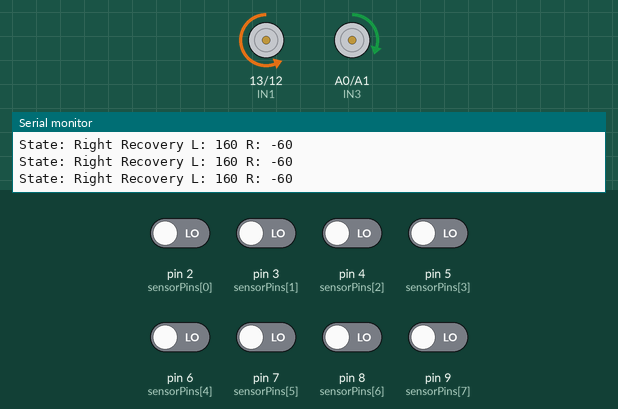
This sketch was run on a simulated Arduino Uno, built with avr-gcc and run on an emulated ATmega328P. Parts: motor-driver pin pairs drawn as motors (green arrow = first pin HIGH = forward, orange = second pin HIGH = backward, longer = more drive, scaled by the enable pin), the last lines printed to the serial monitor. The test bench sets the inputs (shaded band); at power-on: pin 2 (sensorPins[0]), pin 3 (sensorPins[1]), pin 4 (sensorPins[2]), pin 5 (sensorPins[3]), pin 6 (sensorPins[4]), pin 7 (sensorPins[5]), pin 8 (sensorPins[6]), pin 9 (sensorPins[7]) LOW.

Above: at 2.96 s.
3.3 s: pin 2 (sensorPins[0]) driven HIGH
4.8 s: pin 2 (sensorPins[0]) driven LOW
At 5.23 s:
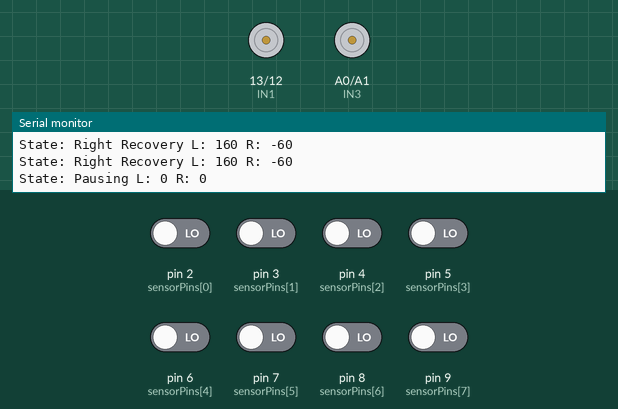
7.8 s: pin 4 (sensorPins[2]) driven HIGH
9.3 s: pin 7 (sensorPins[5]) driven HIGH
At 10.4 s:
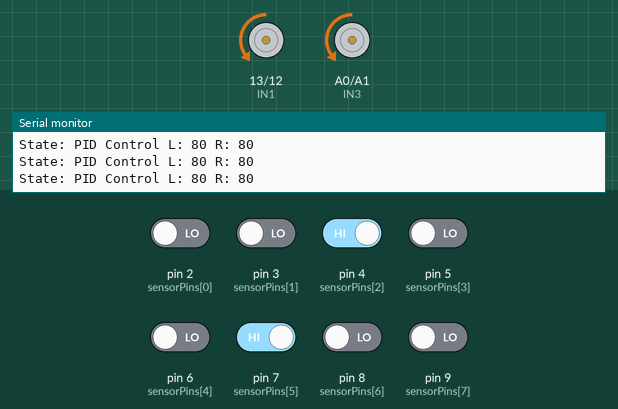
11.0 s: pin 9 (sensorPins[7]) driven HIGH
At 12.2 s:
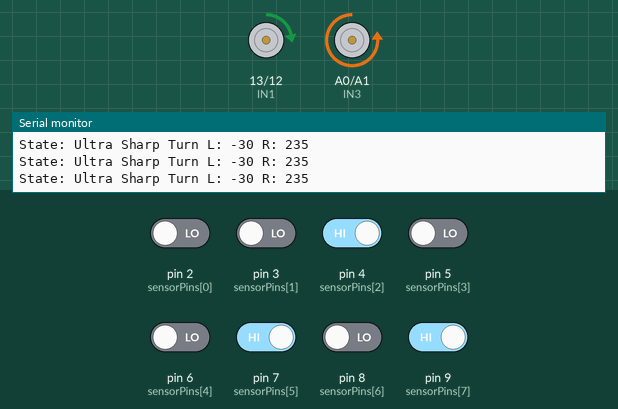
12.5 s: pin 9 (sensorPins[7]) driven LOW
At 12.58 s:
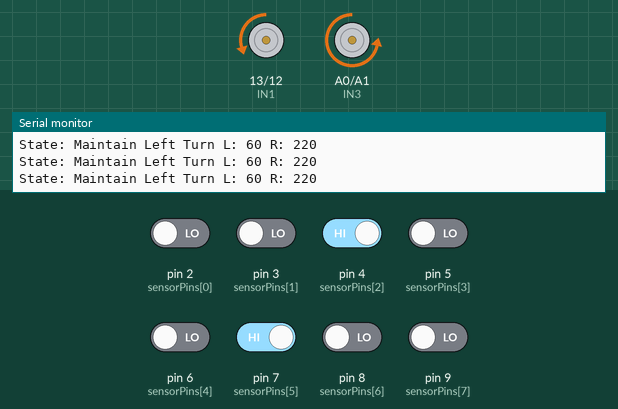
Timing chart, 0 to 15.1 s (numbered marks = the images above; inputs shaded):
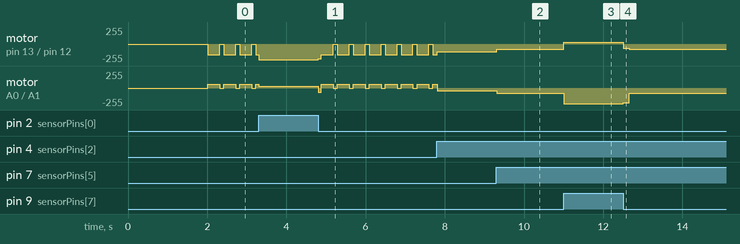

Measured:
- after the input at 4.8 s, motor on pin 13 (IN1) / pin 12 (IN2): backward 235/255 → backward 220/255 at once, then repeats every 0.40 s: backward 160/255 0.30 s, stopped 0.10 s; motor on A0 (IN3) / A1 (IN4): forward 30/255 → backward 60/255 at once, then repeats every 0.40 s: forward 60/255 0.30 s, stopped 0.10 s
- after the input at 9.3 s, motor on pin 13 (IN1) / pin 12 (IN2): backward 117/255 → backward 80/255 at once; motor on A0 (IN3) / A1 (IN4): backward 42/255 → backward 79/255 at once, → backward 80/255 0.24 s later
- after the input at 11.0 s, motor on pin 13 (IN1) / pin 12 (IN2): backward 80/255 → forward 30/255 at once; motor on A0 (IN3) / A1 (IN4): backward 80/255 → backward 235/255 at once
- after the input at 12.5 s, motor on pin 13 (IN1) / pin 12 (IN2): forward 30/255 → backward 60/255 at once, → backward 80/255 0.15 s later; motor on A0 (IN3) / A1 (IN4): backward 235/255 → backward 220/255 at once, → backward 80/255 0.15 s later

The sketch:

sBotDominators.ino
```cpp
// Pin definitions for IR sensors
const int NUM_SENSORS = 8;
const int sensorPins[NUM_SENSORS] = {2, 3, 4, 5, 6, 7, 8, 9}; // D2-D9

// Pin definitions for motor driver
const int ENA = 11;
const int ENB = 10;
const int IN1 = 13;
const int IN2 = 12;
const int IN3 = A0;
const int IN4 = A1;

// Robot performance profile - Critical settings for overall behavior
#define PROCESSING_FREQUENCY 200  // Hz (200 = 5ms cycle time)
#define PREDICTIVE_TURNING true   // Enable/disable turn prediction
#define ENABLE_HYSTERESIS true    // Enable/disable turn hysteresis

// PID Constants
float KP = 0.85;  // Proportional gain
float KI = 0.02;  // Integral gain for eliminating steady-state error
float KD = 0.5;   // Derivative gain for anticipating turns

// Dynamic weight array for weighted average calculations - outer sensors have higher weights
int SENSOR_WEIGHTS[NUM_SENSORS] = {-100, -70, -40, -15, 15, 40, 70, 100};

// Motor speed constants
const int BASE_SPEED = 80;          // Baseline speed
const int NORMAL_SPEED = 160;        // Speed for straight lines
const int SLIGHT_TURN_SPEED = 100;   // Speed for slight turns
const int SHARP_TURN_SPEED = 60;     // Speed for sharp turns
const int EXTREME_TURN_SPEED = 0;    // Complete stop of inner wheel for extreme turns
const int MAX_SPEED = 255;
const int MIN_SPEED = 0;

// Turn enhancement factors
const int OUTER_WHEEL_BOOST = 60;        // Extra speed for outer wheel in turns
const int EXTREME_OUTER_BOOST = 75;      // Even more boost for extreme turns
const int SHARP_TURN_THRESHOLD = 50;     // Threshold for identifying sharp turns
const int PREDICTIVE_TURN_FACTOR = 15;   // How much to amplify predicted turns

// Variables for PID and line detection
float lastError = 0;
float integral = 0;
int sensorValues[NUM_SENSORS];
unsigned long lastLineTime = 0;
const unsigned long LINE_TIMEOUT = 80;  // Reduced timeout for faster recovery

// Turn prediction variables
float errorHistory[5] = {0, 0, 0, 0, 0};
int historyIndex = 0;
float errorDerivative = 0;
float secondDerivative = 0;

// Turn direction memory and tracking
int lastDirection = 0;  // 0=straight, 1=left, 2=right
int directionConfidence = 0;  // How confident we are in the current direction
int previousSensorPattern = 0;
unsigned long lastDirectionChangeTime = 0;

// High-speed pattern detection variables
const unsigned long PATTERN_MEMORY_DURATION = 50;  // ms to remember patterns
unsigned long lastPatterns[5] = {0, 0, 0, 0, 0};
int patternValues[5] = {0, 0, 0, 0, 0};
int patternIndex = 0;

// Turn detection thresholds
const int ALL_LINE = B11111111;
const int NO_LINE = B00000000;

// Timing variables for performance monitoring
unsigned long lastCycleTime = 0;
unsigned long cycleTimeTotal = 0;
int cycleCount = 0;

// Hysteresis parameters to prevent oscillation
const int DIRECTION_HYSTERESIS = 3;  // Prevents rapid direction changes
bool inSharpTurn = false;
unsigned long sharpTurnStartTime = 0;
const unsigned long MIN_SHARP_TURN_DURATION = 150;  // ms

// Global flag to determine if sensor readings need inversion
bool invertSensorReadings = false;

// Calibration routine using only the outer sensors at startup
void calibrateSensors() {
  Serial.println("Calibrating using outer sensors. Ensure outer sensors are over background.");
  const int numReadings = 100;
  unsigned long sum = 0;
  int sensorIndices[] = {0, 1, NUM_SENSORS - 2, NUM_SENSORS - 1};  // indices 0, 1, 6, 7
  int numOuterSensors = sizeof(sensorIndices) / sizeof(sensorIndices[0]);

  for (int j = 0; j < numReadings; j++) {
    for (int k = 0; k < numOuterSensors; k++) {
      int i = sensorIndices[k];
      sum += digitalRead(sensorPins[i]);
    }
    delay(10);
  }
  float average = sum / float(numReadings * numOuterSensors);
  Serial.print("Calibration average of outer sensors: ");
  Serial.println(average);

  if (average > 0.5) {
    invertSensorReadings = true;
    Serial.println("Detected white background. Configuring for a black line on white background.");
  } else {
    invertSensorReadings = false;
    Serial.println("Detected black background. Configuring for a white line on black background.");
  }
}

// Dynamically update line type during operation
void dynamicUpdateLineType() {
  int sensorIndices[] = {0, 1, NUM_SENSORS - 2, NUM_SENSORS - 1};  // Outer sensors
  const int numOuterSensors = sizeof(sensorIndices) / sizeof(sensorIndices[0]);
  int sum = 0;
  for (int i = 0; i < numOuterSensors; i++) {
    sum += digitalRead(sensorPins[sensorIndices[i]]);
  }
  float average = sum / float(numOuterSensors);
  bool newInvert = (average > 0.5);
  if (newInvert != invertSensorReadings) {
    invertSensorReadings = newInvert;
    Serial.print("Dynamic line type update: ");
    if (invertSensorReadings) {
      Serial.println("White background detected. Adjusting for black line on white background.");
    } else {
      Serial.println("Black background detected. Adjusting for white line on black background.");
    }
  }
}

// Simplified sensor reading function
int readSensors() {
  int sensorByte = 0;
  for (int i = 0; i < NUM_SENSORS; i++) {
    int val = digitalRead(sensorPins[i]);
    if (invertSensorReadings) {
      val = !val;
    }
    sensorValues[i] = val;
    bitWrite(sensorByte, i, sensorValues[i]);
  }
  return sensorByte;
}

// Enhanced position calculation using weighted sensors
float calculatePosition() {
  float weightedSum = 0;
  int activeCount = 0;

  for (int i = 0; i < NUM_SENSORS; i++) {
    if (sensorValues[i] == 1) {
      weightedSum += SENSOR_WEIGHTS[i];
      activeCount++;
    }
  }

  if (activeCount == 0) return 0;

  return weightedSum / activeCount;
}

// Record sensor pattern with timestamp for pattern prediction
void recordPattern(int pattern) {
  patternValues[patternIndex] = pattern;
  lastPatterns[patternIndex] = millis();
  patternIndex = (patternIndex + 1) % 5;
}

// Check if a specific pattern was seen recently
bool wasPatternRecentlySeen(int pattern) {
  unsigned long currentTime = millis();
  for (int i = 0; i < 5; i++) {
    if (patternValues[i] == pattern && (currentTime - lastPatterns[i]) < PATTERN_MEMORY_DURATION) {
      return true;
    }
  }
  return false;
}

// Enhanced motor control with emergency brake capability
void setMotors(int leftSpeed, int rightSpeed, const char* state) {
  // Right motor control (treated as left in pin mapping)
  digitalWrite(IN3, rightSpeed >= 0 ? LOW : HIGH);
  digitalWrite(IN4, rightSpeed >= 0 ? HIGH : LOW);
  analogWrite(ENB, abs(rightSpeed));

  // Left motor control (treated as right in pin mapping)
  digitalWrite(IN1, leftSpeed >= 0 ? LOW : HIGH);
  digitalWrite(IN2, leftSpeed >= 0 ? HIGH : LOW);
  analogWrite(ENA, abs(leftSpeed));

  Serial.print("State: ");
  Serial.print(state);
  Serial.print(" L: ");
  Serial.print(leftSpeed);
  Serial.print(" R: ");
  Serial.println(rightSpeed);
}

// Emergency stop - rapidly halts the robot
void emergencyBrake() {
  digitalWrite(IN1, HIGH);
  digitalWrite(IN2, HIGH);
  digitalWrite(IN3, HIGH);
  digitalWrite(IN4, HIGH);
  analogWrite(ENA, 255);
  analogWrite(ENB, 255);
  delay(50);
  analogWrite(ENA, 0);
  analogWrite(ENB, 0);
}

// Advanced PID controller with turn prediction
float calculateAdvancedPID() {
  float position = calculatePosition();
  float error = position;

  errorHistory[historyIndex] = error;
  historyIndex = (historyIndex + 1) % 5;

  errorDerivative = error - lastError;

  int prevIndex = (historyIndex + 4) % 5;
  int prevPrevIndex = (historyIndex + 3) % 5;
  secondDerivative = (errorHistory[prevIndex] - errorHistory[prevPrevIndex]) - errorDerivative;

  integral = integral * 0.75 + error;
  integral = constrain(integral, -5000, 5000);

  float output = (KP * error) + (KI * integral) + (KD * errorDerivative);

  if (PREDICTIVE_TURNING) {
    output += secondDerivative * PREDICTIVE_TURN_FACTOR;
  }

  lastError = error;
  return output;
}

// Ultra-sharp turn handler with edge sensor override
void handleUltraSharpTurn(int sensorByte, int &leftSpeed, int &rightSpeed) {
  if (bitRead(sensorByte, 0)) {
    leftSpeed = NORMAL_SPEED + EXTREME_OUTER_BOOST;
    rightSpeed = -SHARP_TURN_SPEED / 2;
    inSharpTurn = true;
    sharpTurnStartTime = millis();
    lastDirection = 2;
    directionConfidence = DIRECTION_HYSTERESIS + 2;
    return;
  }

  if (bitRead(sensorByte, NUM_SENSORS - 1)) {
    leftSpeed = -SHARP_TURN_SPEED / 2;
    rightSpeed = NORMAL_SPEED + EXTREME_OUTER_BOOST;
    inSharpTurn = true;
    sharpTurnStartTime = millis();
    lastDirection = 1;
    directionConfidence = DIRECTION_HYSTERESIS + 2;
    return;
  }

  bool extremeLeftTurn = (sensorByte & B11000000) != 0 && (sensorByte & B00111111) == 0;
  bool extremeRightTurn = (sensorByte & B00000011) != 0 && (sensorByte & B11111100) == 0;

  if (extremeLeftTurn) {
    if ((sensorByte & B10000000) == B10000000) {
      leftSpeed = -SHARP_TURN_SPEED/2;
      rightSpeed = NORMAL_SPEED + EXTREME_OUTER_BOOST;
      inSharpTurn = true;
      sharpTurnStartTime = millis();
      lastDirection = 1;
      directionConfidence = DIRECTION_HYSTERESIS + 2;
    } else {
      leftSpeed = EXTREME_TURN_SPEED;
      rightSpeed = NORMAL_SPEED + OUTER_WHEEL_BOOST;
      inSharpTurn = true;
      sharpTurnStartTime = millis();
      lastDirection = 1;
      directionConfidence = DIRECTION_HYSTERESIS + 1;
    }
  }
  else if (extremeRightTurn) {
    if ((sensorByte & B00000001) == B00000001) {
      leftSpeed = NORMAL_SPEED + EXTREME_OUTER_BOOST;
      rightSpeed = -SHARP_TURN_SPEED/2;
      inSharpTurn = true;
      sharpTurnStartTime = millis();
      lastDirection = 2;
      directionConfidence = DIRECTION_HYSTERESIS + 2;
    } else {
      leftSpeed = NORMAL_SPEED + OUTER_WHEEL_BOOST;
      rightSpeed = EXTREME_TURN_SPEED;
      inSharpTurn = true;
      sharpTurnStartTime = millis();
      lastDirection = 2;
      directionConfidence = DIRECTION_HYSTERESIS + 1;
    }
  }
}

// Enhanced turn handler with pattern recognition and hysteresis
void handleAdvancedTurn(int sensorByte) {
  int leftSpeed = 0;
  int rightSpeed = 0;

  recordPattern(sensorByte);

  if (sensorByte == NO_LINE) {
    if (millis() - lastLineTime > LINE_TIMEOUT) {
      unsigned long searchStartTime = millis();
      int searchDirection = lastDirection;
      if (searchDirection == 0) {
        float errorSum = 0;
        for (int i = 0; i < 5; i++) {
          errorSum += errorHistory[i];
        }
        searchDirection = (errorSum < 0) ? 1 : 2;
      }
      if (searchDirection == 1) {
        while (millis() - searchStartTime < 300) {
          setMotors(-SHARP_TURN_SPEED, NORMAL_SPEED, "Left Recovery");
          if (readSensors() != NO_LINE) return;
          delay(5);
        }
        setMotors(0, 0, "Pausing");
        delay(100);
        setMotors(-SHARP_TURN_SPEED*1.5, NORMAL_SPEED, "Left Wide Recovery");
      } else {
        while (millis() - searchStartTime < 300) {
          setMotors(NORMAL_SPEED, -SHARP_TURN_SPEED, "Right Recovery");
          if (readSensors() != NO_LINE) return;
          delay(5);
        }
        setMotors(0, 0, "Pausing");
        delay(100);
        setMotors(NORMAL_SPEED, -SHARP_TURN_SPEED*1.5, "Right Wide Recovery");
      }
      return;
    }
  } else {
    lastLineTime = millis();
  }

  if (sensorByte == ALL_LINE) {
    setMotors(NORMAL_SPEED, NORMAL_SPEED, "Intersection");
    return;
  }

  handleUltraSharpTurn(sensorByte, leftSpeed, rightSpeed);
  if (leftSpeed != 0 || rightSpeed != 0) {
    setMotors(leftSpeed, rightSpeed, "Ultra Sharp Turn");
    return;
  }

  if (inSharpTurn && (millis() - sharpTurnStartTime < MIN_SHARP_TURN_DURATION)) {
    if (lastDirection == 1) {
      setMotors(SHARP_TURN_SPEED, NORMAL_SPEED + OUTER_WHEEL_BOOST, "Maintain Left Turn");
    } else {
      setMotors(NORMAL_SPEED + OUTER_WHEEL_BOOST, SHARP_TURN_SPEED, "Maintain Right Turn");
    }
    return;
  } else {
    inSharpTurn = false;
  }

  bool leftBias = false;
  bool rightBias = false;
  int leftCount = 0;
  int rightCount = 0;

  for (int i = 0; i < 4; i++) {
    if (bitRead(sensorByte, i)) leftCount++;
  }

  for (int i = 4; i < 8; i++) {
    if (bitRead(sensorByte, i)) rightCount++;
  }

  leftBias = (leftCount > rightCount + 1);
  rightBias = (rightCount > leftCount + 1);

  if (ENABLE_HYSTERESIS) {
    if (leftBias) {
      if (lastDirection == 2) {
        directionConfidence--;
        if (directionConfidence <= 0) {
          lastDirection = 1;
          directionConfidence = DIRECTION_HYSTERESIS;
          lastDirectionChangeTime = millis();
        } else {
          leftBias = false;
        }
      } else {
        lastDirection = 1;
        directionConfidence = DIRECTION_HYSTERESIS;
      }
    }

    if (rightBias) {
      if (lastDirection == 1) {
        directionConfidence--;
        if (directionConfidence <= 0) {
          lastDirection = 2;
          directionConfidence = DIRECTION_HYSTERESIS;
          lastDirectionChangeTime = millis();
        } else {
          rightBias = false;
        }
      } else {
        lastDirection = 2;
        directionConfidence = DIRECTION_HYSTERESIS;
      }
    }
  }

  float adjustment = calculateAdvancedPID();

  if (abs(adjustment) > SHARP_TURN_THRESHOLD) {
    if (adjustment < 0) {
      leftSpeed = SHARP_TURN_SPEED;
      rightSpeed = NORMAL_SPEED + (adjustment < -SHARP_TURN_THRESHOLD*1.5 ? OUTER_WHEEL_BOOST : 0);
      setMotors(leftSpeed, rightSpeed, "Sharp Left from PID");
    } else {
      leftSpeed = NORMAL_SPEED + (adjustment > SHARP_TURN_THRESHOLD*1.5 ? OUTER_WHEEL_BOOST : 0);
      rightSpeed = SHARP_TURN_SPEED;
      setMotors(leftSpeed, rightSpeed, "Sharp Right from PID");
    }
  } else {
    leftSpeed = BASE_SPEED - adjustment;
    rightSpeed = BASE_SPEED + adjustment;
    leftSpeed = constrain(leftSpeed, MIN_SPEED, MAX_SPEED);
    rightSpeed = constrain(rightSpeed, MIN_SPEED, MAX_SPEED);
    setMotors(leftSpeed, rightSpeed, "PID Control");
  }

  previousSensorPattern = sensorByte;
}

void setup() {
  for (int i = 0; i < NUM_SENSORS; i++) {
    pinMode(sensorPins[i], INPUT);
  }

  pinMode(ENA, OUTPUT);
  pinMode(ENB, OUTPUT);
  pinMode(IN1, OUTPUT);
  pinMode(IN2, OUTPUT);
  pinMode(IN3, OUTPUT);
  pinMode(IN4, OUTPUT);

  analogWrite(ENA, 0);
  analogWrite(ENB, 0);

  Serial.begin(115200);
  Serial.println("High Performance Line Follower Initializing...");

  // Initial calibration using outer sensors
  calibrateSensors();

  delay(1000);
}

void loop() {
  unsigned long cycleStartTime = micros();

  // Read the sensor array (which updates sensorValues)
  int sensorByte = readSensors();

  // Compute the current line position
  float pos = calculatePosition();

  // Only update dynamic line type if the robot is roughly centered (on a straight line)
  if (abs(pos) < 10) {
    dynamicUpdateLineType();
  }

  handleAdvancedTurn(sensorByte);

  unsigned long cycleTime = micros() - cycleStartTime;
  cycleTimeTotal += cycleTime;
  cycleCount++;

  if (cycleCount >= 100) {
    Serial.print("Avg cycle time: ");
    Serial.print(cycleTimeTotal / cycleCount);
    Serial.println(" μs");
    cycleTimeTotal = 0;
    cycleCount = 0;
  }

  unsigned long processingTime = micros() - cycleStartTime;
  unsigned long targetCycleTime = 1000000 / PROCESSING_FREQUENCY;

  if (processingTime < targetCycleTime) {
    delayMicroseconds(targetCycleTime - processingTime);
  }
}
```
